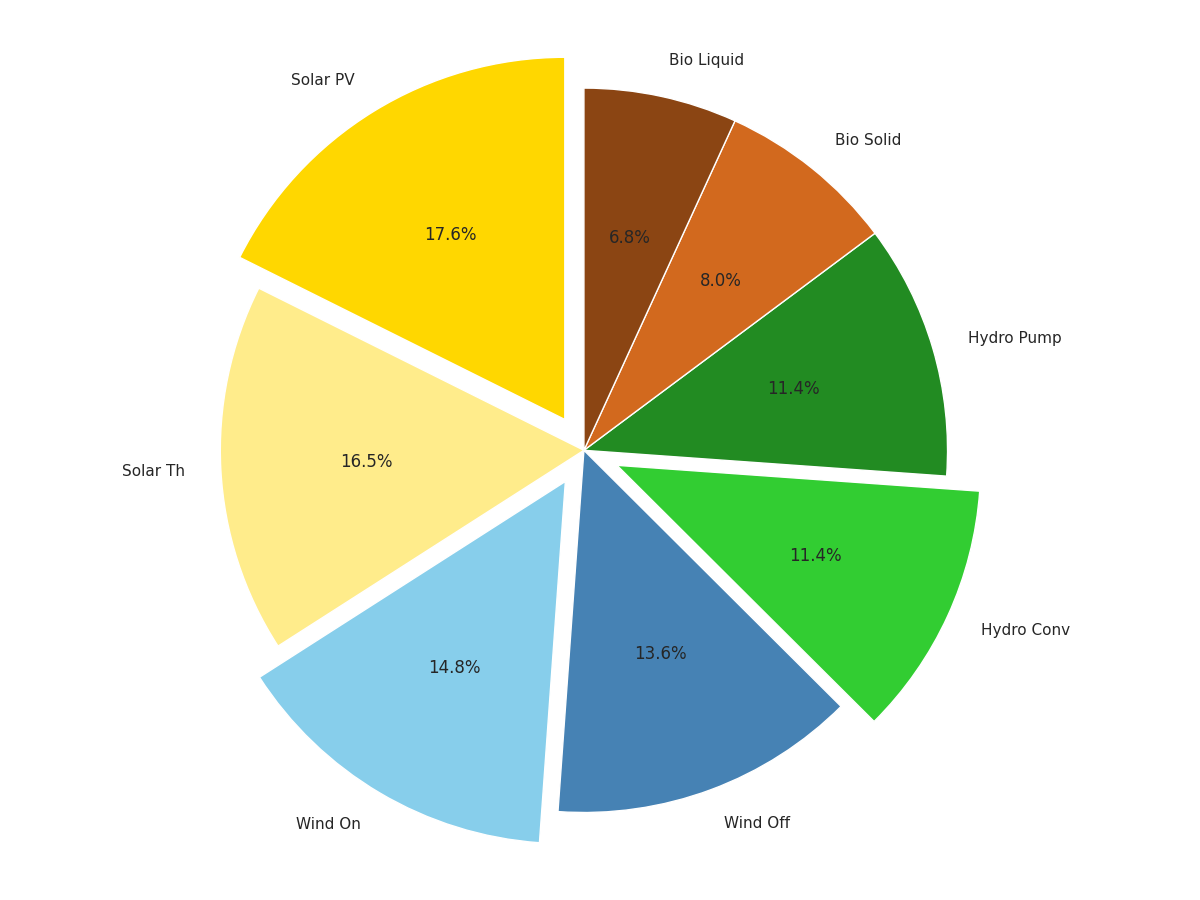

Write the Python code that produced this figure.
import matplotlib.pyplot as plt

energy_sources = [
    'Solar PV', 'Solar Th', 
    'Wind On', 'Wind Off', 
    'Hydro Conv', 'Hydro Pump', 
    'Bio Solid', 'Bio Liquid'
]

percentages = [15.5, 14.5, 13, 12, 10, 10, 7, 6]

colors = [
    '#FFD700', '#FFEC8B', # Solar
    '#87CEEB', '#4682B4', # Wind
    '#32CD32', '#228B22', # Hydropower
    '#D2691E', '#8B4513'  # Biomass
]

explode = (0.1, 0, 0.1, 0, 0.1, 0, 0, 0)

plt.figure(figsize=(12, 9))
plt.pie(
    percentages, labels=energy_sources, autopct='%1.1f%%', startangle=90,
    colors=colors, explode=explode
)

plt.axis('equal')
plt.tight_layout()

plt.show()
